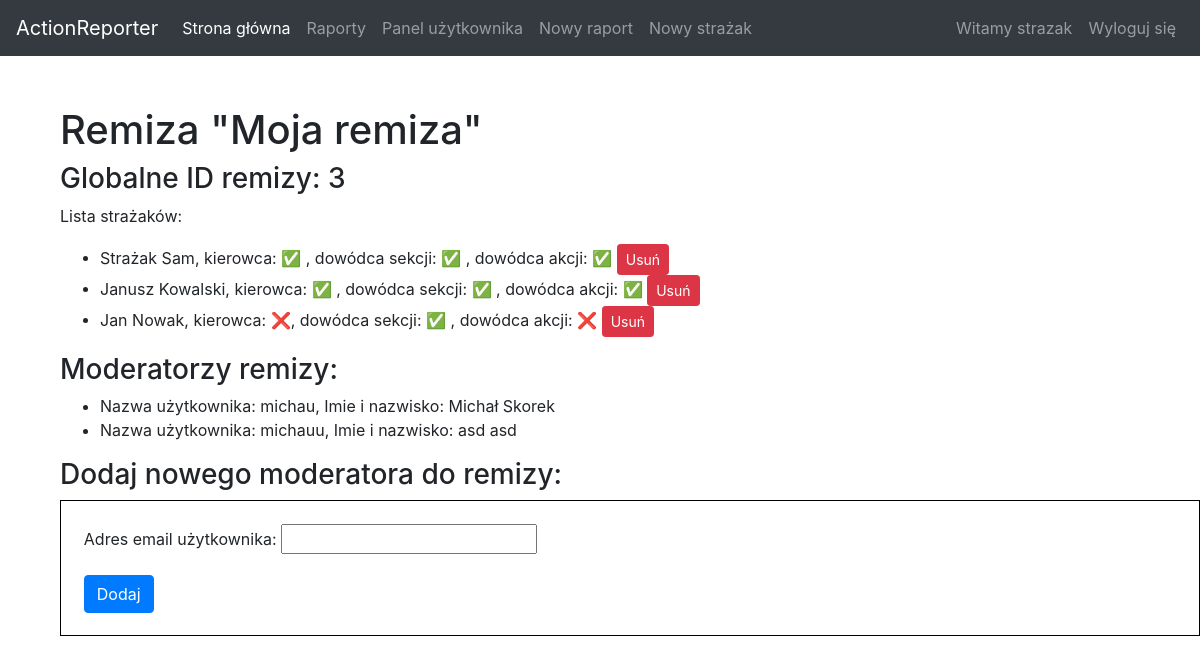
The page /firestations/3 (signed in) on the database its author committed.
### reporter/models.py (models this page shows, shortened)
class Firestation(models.Model):
    stationid = models.AutoField(primary_key=True)
    stationName = models.TextField(default="")

class Firefighter(models.Model):
    id = models.AutoField(primary_key=True)
    firstName = models.TextField(default="")
    lastName = models.TextField(default="")
    stationid = models.ForeignKey(Firestation, on_delete=models.CASCADE)
    isDriver = models.BooleanField(default=False)
    isSectionCommander = models.BooleanField(default=False)
    isActionCommander = models.BooleanField(default=False)

### reporter/views.py (the view, shortened to what this page needs)
# urls.py: path('firestations/<pk>', views.firestation_details, name="firestation-details"),
@login_required
def firestation_details(request, pk):
    firestation = get_object_or_404(Firestation, pk=pk)
    firefighters = Firefighter.objects.filter(stationid=firestation)
    firestationMembers = User.objects.filter(
        id__in=FirestationMember.objects.filter(stationid=firestation).values("memberid"))
    return render(request, "firestation_details.html",
                  {"firestation": firestation, "firefighters": firefighters, "firestationMembers": firestationMembers})

### reporter/templates/firestation_details.html
{% extends "index.html" %}
{% block content %}
    <div style="margin-top:50px;margin-left:5%;">
      <h1>Remiza "{{ firestation.stationName }}"</h1>
      <h3>Globalne ID remizy: {{ firestation.pk }}</h3>
    <p>Lista strażaków:</p>
    <ul>
    {% for firefighter in firefighters %}
        <li>{{ firefighter.firstName }} {{ firefighter.lastName }},
            kierowca: {% if firefighter.isDriver %}&#9989; {% else %}&#10060;{% endif %},
        dowódca sekcji: {% if firefighter.isSectionCommander %}&#9989; {% else %}&#10060;{% endif %},
            dowódca akcji: {% if firefighter.isActionCommander %}&#9989; {% else %}&#10060;{% endif %}
        <a class="btn btn-danger btn-sm" href={% url 'delete-firefighter' pk=firefighter.pk %}>Usuń</a></li>
    {% endfor %}
    </ul>
    <h3>Moderatorzy remizy:</h3>
    <ul>
        {% for member in firestationMembers %}
            <li>Nazwa użytkownika: {{ member.username }}, Imie i nazwisko: {{ member.first_name }} {{ member.last_name }}</li>
        {% endfor %}
    </ul>
    <h3>Dodaj nowego moderatora do remizy:</h3>
     <form method="POST" class="post-form" style="border:1px solid black;padding:2%;">{% csrf_token %}
         <p><label for="id_userEmail">Adres email użytkownika:</label>
        <input type="text" name="userEmail" maxlength="1000" required id="id_userEmail"></p>
        <button type="submit" class="save btn btn-primary">Dodaj</button>
    </form>
    </div>
{% endblock %}

### reporter/templates/index.html (shortened to what this page needs)
<!doctype html>
<html lang="en">
  <head>
<link rel="stylesheet" href="https://stackpath.bootstrapcdn.com/bootstrap/4.3.1/css/bootstrap.min.css">
  </head>
  <body>
<nav class="navbar navbar-expand-lg navbar-dark bg-dark">
  <a class="navbar-brand" href="">ActionReporter</a>
  <div class="collapse navbar-collapse" id="navbarNavDropdown">
    <ul class="navbar-nav mr-auto">
      <li class="nav-item active">
        <a class="nav-link" href="{% url 'index' %}">Strona główna</a>
      </li>
        {% if request.user.is_authenticated %}
             <li class="nav-item">
        <a class="nav-link" href={% url 'reports' %}>Raporty</a>
      </li>
        <li class="nav-item">
        <a class="nav-link" href={% url "profile" %}>Panel użytkownika</a>
        </li>
      <li class="nav-item">
        <a class="nav-link" href={% url 'create-report-initial' %}>Nowy raport</a>
      </li>
         <li class="nav-item">
        <a class="nav-link" href={% url 'create-firefighter' %}>Nowy strażak</a>
      </li>
        {% endif %}
    </ul>
      <ul class="nav navbar-nav navbar-right">
    {% if request.user.is_authenticated %}
        <li class="nav-item">
        <a class="nav-link" href="">Witamy {{ request.user.username }}</a>
        </li>
        <li class="nav-item">
        <a class="nav-link" href={% url "logout" %}>Wyloguj się</a>
        </li>
    {% endif %}
      </ul>
  </div>
</nav>
{% block content %}{% endblock %}
  </body>
</html>

### rows shown on the page
Firestation: stationName "Moja remiza", pk "3"
Firefighter: firstName "Strażak", lastName "Sam"
Firefighter: firstName "Janusz", lastName "Kowalski"
Firefighter: firstName "Jan", lastName "Nowak"

### other values the page prints
{{ request.user.username }} "strazak"
{{ member.username }} "michau"
{{ member.first_name }} "Michał"
{{ member.last_name }} "Skorek"
{{ member.username }} "michauu"
{{ member.first_name }} "asd"
{{ member.last_name }} "asd"
